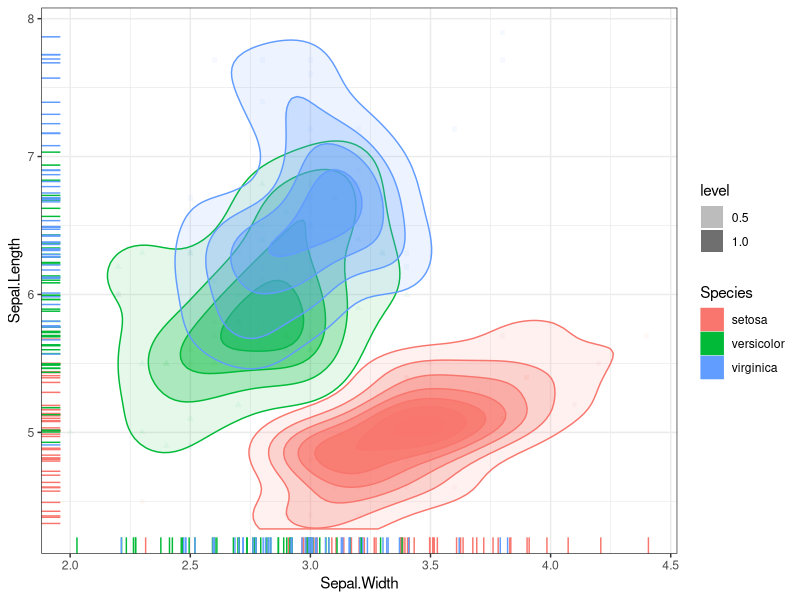
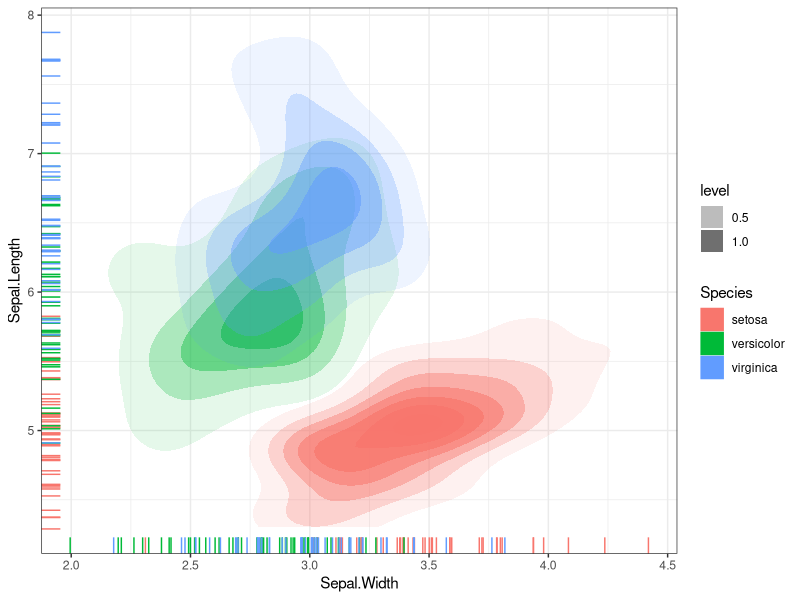
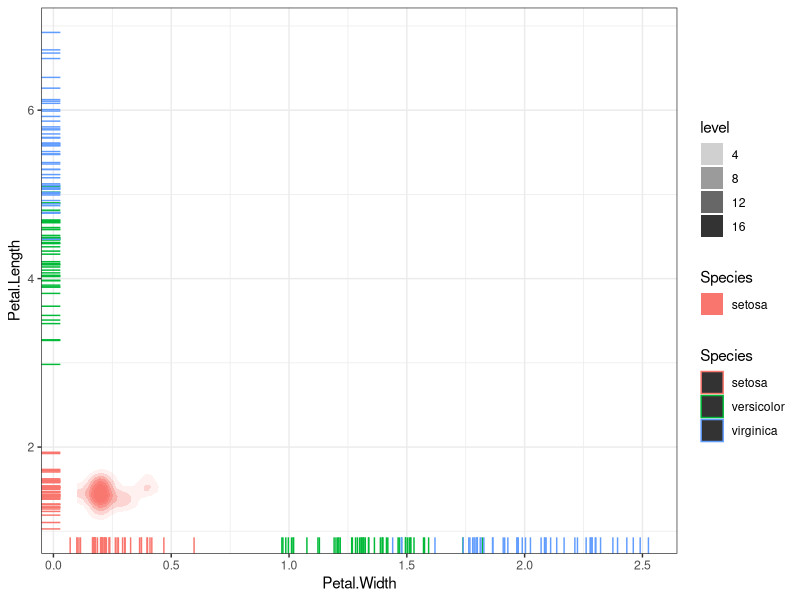

Here is the R script that generated these plots, in order:
library(ggplot2)
p <- ggplot(data = iris, mapping = aes(x = Sepal.Width,
                                       y = Sepal.Length,
                                       colour = Species, 
                                       shape = Species))
p + 
    geom_point(alpha = 0.05) +
    stat_density2d(aes(alpha = ..level.., fill = Species), geom = "polygon") + 
    geom_rug(position='jitter') +
    theme_bw()

##############################################################################
p <- ggplot(data = iris, mapping = aes(x = Sepal.Width,
                                       y = Sepal.Length))
p + 
    geom_rug(aes(color = Species), position='jitter') +
    stat_density2d(aes(alpha = ..level.., fill = Species), geom = "polygon") + 
    theme_bw() 
#############################################################################
p <- ggplot(data = iris, mapping = aes(x = Petal.Width, 
                                       y = Petal.Length))
p + 
    geom_rug(aes(color = Species), position='jitter') + 
    stat_density2d(aes(alpha = ..level.., fill = Species), geom = "polygon") +  
    theme_bw() 



